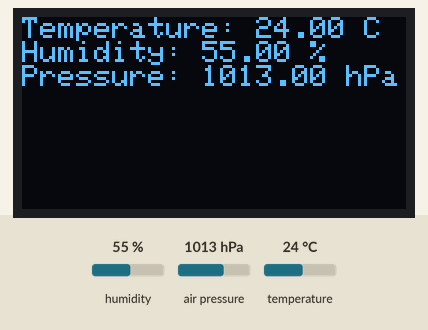
This program was run on a simulated ESP32. Shown: 128×64 one-colour display. The inputs (shaded band) are chosen by the test bench; at power-on: humidity 55 %, air pressure 1013 hPa, temperature 24 °C. WiFi joins after 1.5 s; servers stay silent unless stated; the display library's start-up logo is not drawn; what the program prints to the serial monitor is not drawn.

Above: at 4.2 s.
4.3 s: humidity set to 22 %
At 6.0 s:
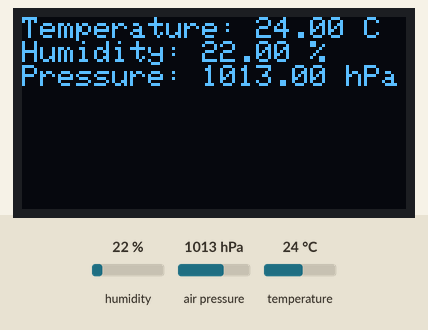
6.6 s: air pressure set to 952 hPa
At 8.4 s:
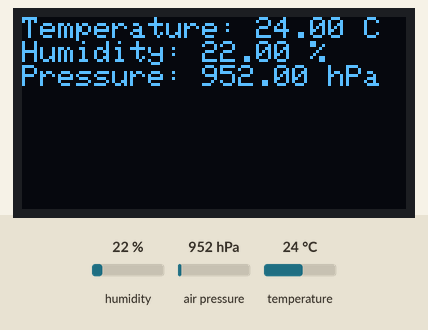
8.7 s: temperature set to 12 °C
At 9.7 s:
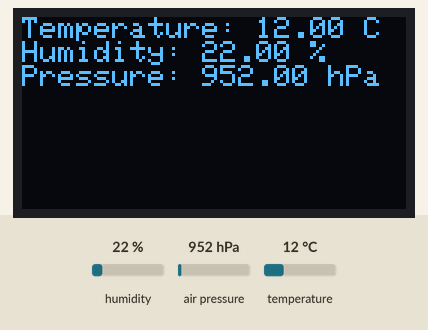
10.7 s: humidity set to 40 %
At 12.2 s:
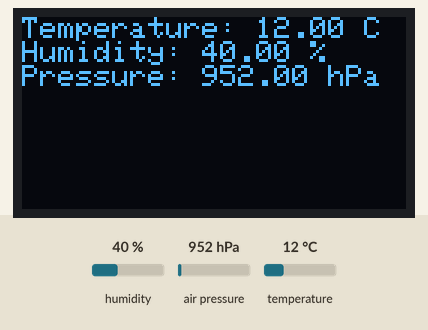
12.8 s: air pressure set to 975 hPa
At 14.7 s:
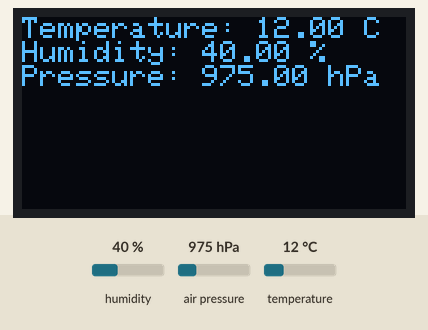
Timing chart, 0 to 15.8 s (numbered marks = the images above; inputs shaded):
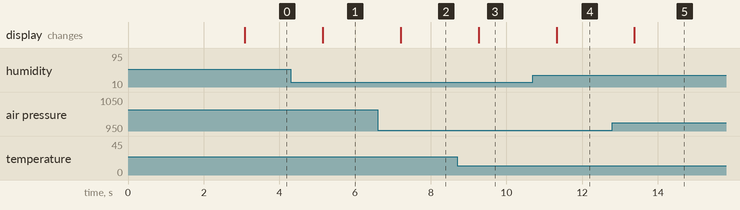

Measured:
- after the input at 4.3 s, the display: changes after 0.85 s (image 1)
- after the input at 6.6 s, the display: changes after 0.60 s (image 2)
- after the input at 8.7 s, the display: changes after 0.56 s (image 3)
- after the input at 10.7 s, the display: changes after 0.62 s (image 4)
- after the input at 12.8 s, the display: changes after 0.58 s (image 5)

The program:

main.cpp
```cpp
#include <Arduino.h>
#include <Wire.h>
#include <Adafruit_SSD1306.h>
#include <Adafruit_BME280.h>
#include <WiFi.h>
#include "config.h" // Include the config.h file

// Define OLED display
Adafruit_SSD1306 display = Adafruit_SSD1306(128, 64, &Wire);

// Define BME280 sensor
Adafruit_BME280 bme;

// WiFi connection status
volatile bool wifiConnected = false;

void setup() {
  // Initialize serial communication
  Serial.begin(115200);

  // Initialize I2C communication
  Wire.begin(BME280_SDA, BME280_SCL);

  // Initialize OLED display
  display.begin(SSD1306_SWITCHCAPVCC, 0x3C); // Address 0x3C for most OLED displays
  display.display();
  delay(1000);

  // Initialize BME280 sensor
  if (!bme.begin(BME280_ADDRESS)) {
    Serial.println("Could not find a valid BME280 sensor, check wiring!");
    while (1);
  }

  // Connect to WiFi
  WiFi.begin(WIFI_SSID, WIFI_PASSWORD);
  Serial.println("Connecting to WiFi...");
  while (WiFi.status() != WL_CONNECTED) {
    delay(1000);
    Serial.println("Connecting to WiFi...");
  }
  Serial.println("Connected to WiFi");
  wifiConnected = true;

  // Print WiFi connection details
  Serial.println("IP address: ");
  Serial.println(WiFi.localIP());
}

void loop() {
  // Read BME280 sensor data
  float temperature = bme.readTemperature();
  float humidity = bme.readHumidity();
  float pressure = bme.readPressure() / 100.0F;

  // Display sensor data on OLED display
  display.clearDisplay();
  display.setTextSize(1);
  display.setTextColor(SSD1306_WHITE);
  display.setCursor(0, 0);
  display.println("Temperature: " + String(temperature) + " C");
  display.println("Humidity: " + String(humidity) + " %");
  display.println("Pressure: " + String(pressure) + " hPa");
  display.display();

  // Print sensor data to serial console
  Serial.println("Temperature: " + String(temperature) + " C");
  Serial.println("Humidity: " + String(humidity) + " %");
  Serial.println("Pressure: " + String(pressure) + " hPa");

  // Wait for 1 second before reading sensor data again
  delay(1000);
}
```

config.h
```cpp
// Pin definitions
#define BME280_SDA 21
#define BME280_SCL 22
#define OLED_SDA 21
#define OLED_SCL 22
#define OLED_RESET 16

// BME280 I2C address
#define BME280_ADDRESS 0x76

// WiFi credentials
#define WIFI_SSID "your_wifi_ssid"
#define WIFI_PASSWORD "your_wifi_password"
```
